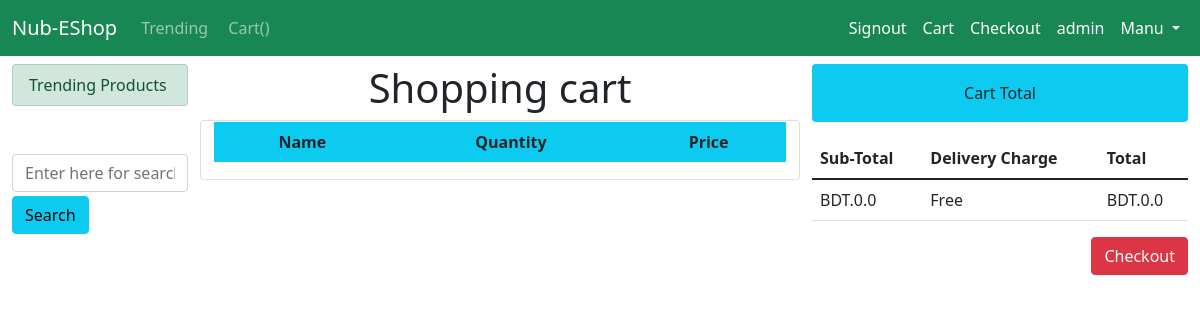
Page /cart/user/8/ (signed in) on the earlier database version.
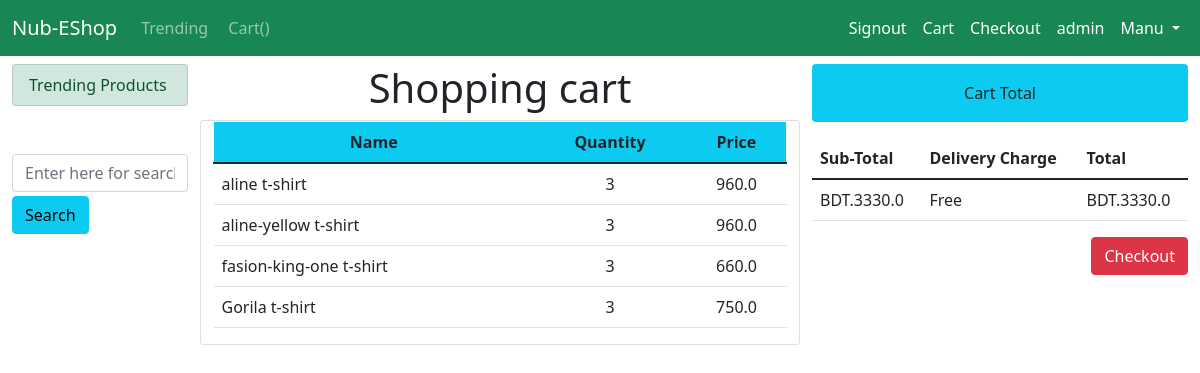
Same page on the later database version.
### home/models/products.py (models this page shows, shortened)
class Products(models.Model):
    pid = models.IntegerField(auto_created=True, primary_key=True)
    title = models.CharField(max_length=60)
    price = models.FloatField(default=0)
    catagory = models.ForeignKey(Catagory, on_delete=models.CASCADE, default=1)
    description = models.TextField(max_length=500, null=True, blank=True)
    image = models.ImageField(upload_to="media/producct/")
    delivery = models.SmallIntegerField(default='3')
    stock = models.BooleanField(default=True)

### cart/views.py (the view)
# urls.py: path('user/<int:uid>/', views.cart, name='cart'),
@login_required
def cart(request, uid):
    cart_item = cartItem.objects.filter(uid=uid, in_cart=True)
    cart_items = []
    cart_total = 0.0
    for item in cart_item:
        product = Products.objects.filter(pid=item.pid).first()
        p = {'pid': product.pid,
             'title': product.title,
             'image': product.image,
             'qty': item.qty,
             'price': float(product.price)*float(item.qty)
             }
        cart_items.append(p)
        cart_total = cart_total + p['price']
    return render(request, 'cart/cart.html', context={'cart_items': cart_items, 'cart_total': cart_total})

### templates/cart/cart.html (shortened to what this page needs)
{% extends 'base/base.html' %}
{% block content %}
<div class="container-fluid mt-2">
 <div class="row">
    <div class="col-lg-2 mx-auto">
        <div class="list-group">
        <a href="/trending/" class="list-group-item list-group-item-success  list-group-item-action"> Trending Products</a>
        </div>
        <div class="search_content mt-5">
            <form method="GET" action="{% url 'search' %}">
            <div class="form-group">
                <input type="text" class="form-control" id="search" name="keywords"  placeholder="Enter here for search">
            </div>
            <button type="submit" class="btn btn-info mt-1">Search</button>
            </form>
        </div>
    </div>
    <div id="products" class="col-lg-6 mx-auto">
    <div class="text-center"><h1>Shopping cart</h1></div>
        <div class="row">
            <div class="card mx-auto mb-2">
                  <table class="table">
                    <thead class="alert bg-info text-center" role="alert">
                      <tr>
                        <th scope="col" class="text-center">Name</th>
                        <th scope="col" class="text-center">Quantity</th>
                        <th scope="col" class="text-center">Price</th>
                      </tr>
                    </thead>
                    <tbody>
                        {% for citem in cart_items %}
                      <tr>
                        <td>{{citem.title}}</td>
                        <td class="text-center">{{citem.qty}}</td>
                        <td class="text-center">{{citem.price}}</td>
                      </tr>
                      {% endfor %}
                    </tbody>
                  </table>
            </div>
        </div>
    </div>
    <div id="products" class="col-lg-4 mx-auto">
            <div class="row">
                <div class="cart-summary">
                    <div class="text-center alert bg-info text-center" role="alert">Cart Total</h1></div>
                    <table class="table">
                      <thead class="thead-dark">
                        <tr>
                          <th scope="col">Sub-Total</th>
                          <th scope="col">Delivery Charge</th>
                          <th scope="col">Total</th>
                        </tr>
                      </thead>
                      <tbody>
                        <tr>
                          <td>BDT.{{cart_total}}</td>
                          <td>Free</td>
                          <td>BDT.{{cart_total}}</td>
                        </tr>
                      </tbody>
                    </table>
                    <a href="{% url 'order' %}" class="btn btn-danger" style="float:right">Checkout</a>
                </div>
            </div>
    </div>
 </div>
</div>
{% endblock content %}

Differences in the rows shown:
added Products: title "aline t-shirt"
now on this page (row edited): Products: title "aline-yellow t-shirt"
added Products: title "fasion-king-one t-shirt"
added Products: title "Gorila t-shirt"
Other differences:
{{ cart_total }}: "0.0" → "3330.0"
new list line: "3 960.0"
new list line: "3 660.0"
new list line: "3 750.0"
